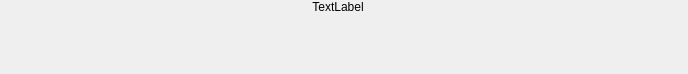
<?xml version="1.0" encoding="UTF-8"?>
<ui version="4.0">
 <class>ReportBand</class>
 <widget class="QWidget" name="ReportBand">
  <property name="geometry">
   <rect>
    <x>0</x>
    <y>0</y>
    <width>688</width>
    <height>74</height>
   </rect>
  </property>
  <property name="contextMenuPolicy">
   <enum>Qt::ActionsContextMenu</enum>
  </property>
  <property name="windowTitle">
   <string notr="true">Form</string>
  </property>
  <layout class="QVBoxLayout" name="verticalLayout">
   <property name="spacing">
    <number>0</number>
   </property>
   <property name="leftMargin">
    <number>0</number>
   </property>
   <property name="topMargin">
    <number>0</number>
   </property>
   <property name="rightMargin">
    <number>0</number>
   </property>
   <property name="bottomMargin">
    <number>0</number>
   </property>
   <item>
    <widget class="QFrame" name="frame">
     <property name="sizePolicy">
      <sizepolicy hsizetype="Preferred" vsizetype="Fixed">
       <horstretch>0</horstretch>
       <verstretch>0</verstretch>
      </sizepolicy>
     </property>
     <property name="frameShape">
      <enum>QFrame::NoFrame</enum>
     </property>
     <property name="frameShadow">
      <enum>QFrame::Plain</enum>
     </property>
     <property name="lineWidth">
      <number>0</number>
     </property>
     <layout class="QHBoxLayout" name="horizontalLayout">
      <property name="spacing">
       <number>0</number>
      </property>
      <property name="leftMargin">
       <number>0</number>
      </property>
      <property name="topMargin">
       <number>0</number>
      </property>
      <property name="rightMargin">
       <number>0</number>
      </property>
      <property name="bottomMargin">
       <number>0</number>
      </property>
      <item>
       <widget class="XYZLabel" name="lblBandType">
        <property name="sizePolicy">
         <sizepolicy hsizetype="Preferred" vsizetype="Fixed">
          <horstretch>0</horstretch>
          <verstretch>0</verstretch>
         </sizepolicy>
        </property>
        <property name="autoFillBackground">
         <bool>false</bool>
        </property>
        <property name="styleSheet">
         <string notr="true"/>
        </property>
        <property name="frameShape">
         <enum>QFrame::NoFrame</enum>
        </property>
        <property name="lineWidth">
         <number>0</number>
        </property>
        <property name="text">
         <string notr="true">TextLabel</string>
        </property>
        <property name="alignment">
         <set>Qt::AlignCenter</set>
        </property>
       </widget>
      </item>
      <item>
       <widget class="QLabel" name="lblIcon">
        <property name="sizePolicy">
         <sizepolicy hsizetype="Fixed" vsizetype="Preferred">
          <horstretch>0</horstretch>
          <verstretch>0</verstretch>
         </sizepolicy>
        </property>
        <property name="lineWidth">
         <number>0</number>
        </property>
        <property name="text">
         <string/>
        </property>
       </widget>
      </item>
      <item>
       <spacer name="horizontalSpacer">
        <property name="orientation">
         <enum>Qt::Horizontal</enum>
        </property>
        <property name="sizeType">
         <enum>QSizePolicy::Fixed</enum>
        </property>
        <property name="sizeHint" stdset="0">
         <size>
          <width>5</width>
          <height>5</height>
         </size>
        </property>
       </spacer>
      </item>
     </layout>
    </widget>
   </item>
   <item>
    <widget class="QWidget" name="conWidget" native="true">
     <property name="sizePolicy">
      <sizepolicy hsizetype="Preferred" vsizetype="Expanding">
       <horstretch>0</horstretch>
       <verstretch>0</verstretch>
      </sizepolicy>
     </property>
     <property name="acceptDrops">
      <bool>true</bool>
     </property>
     <property name="autoFillBackground">
      <bool>false</bool>
     </property>
     <property name="styleSheet">
      <string notr="true"/>
     </property>
    </widget>
   </item>
  </layout>
 </widget>
 <customwidgets>
  <customwidget>
   <class>XYZLabel</class>
   <extends>QLabel</extends>
   <header>../CommonFiles/XYZ_Label.h</header>
  </customwidget>
 </customwidgets>
 <resources/>
 <connections/>
</ui>
